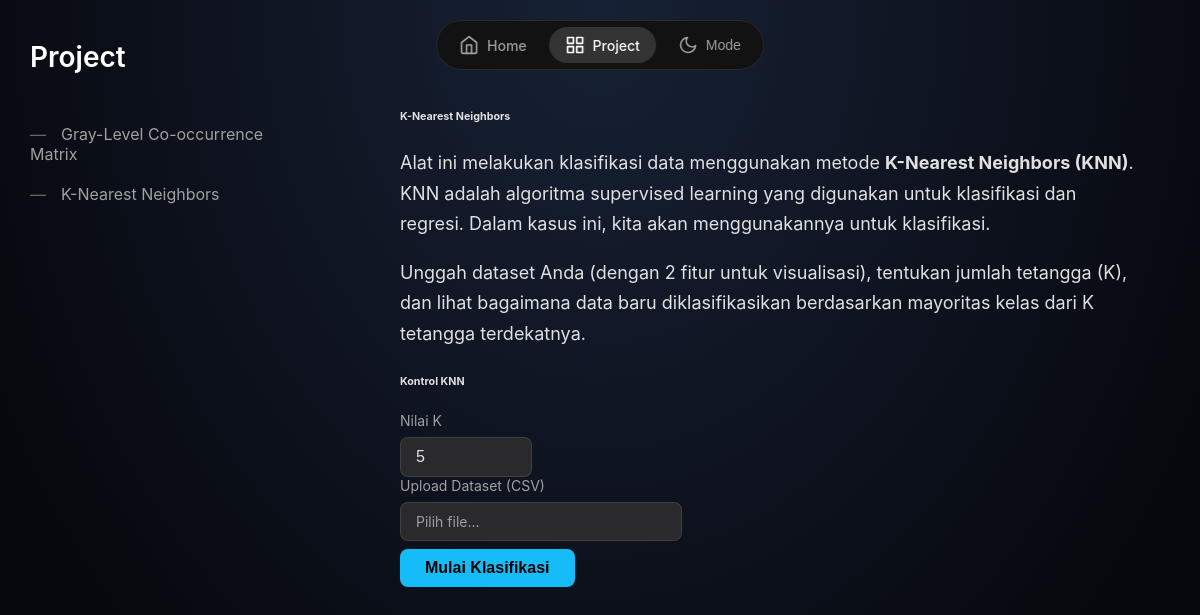
The page /task/2 on the database as committed earlier.
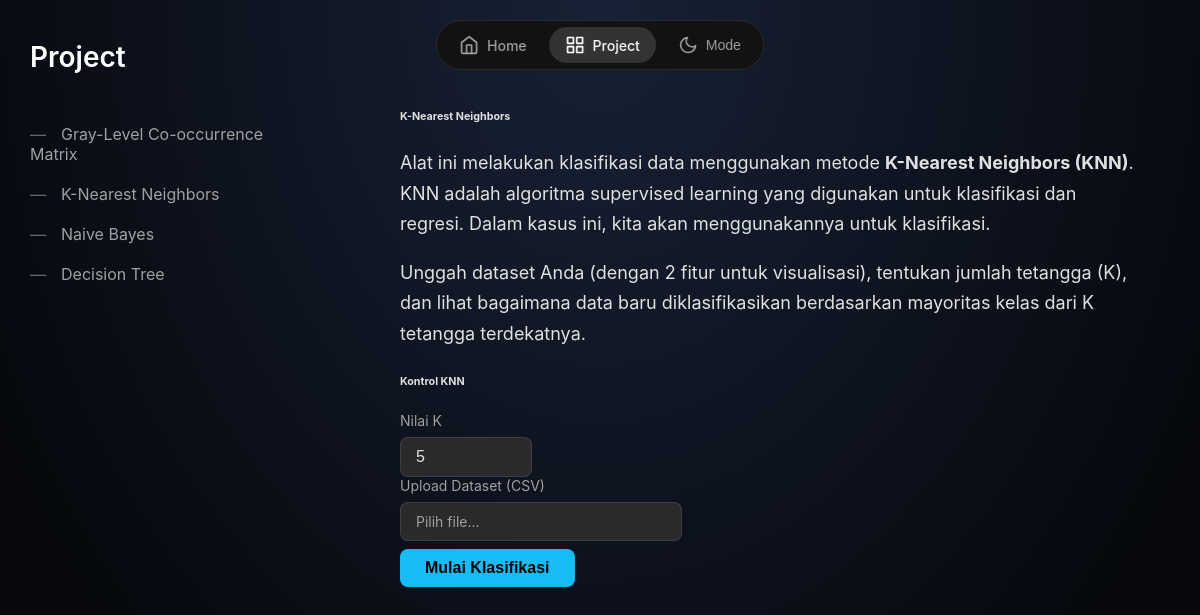
The same page on the database as committed later.
### app.py (models this page shows)
class Task(db.Model):
    id = db.Column(db.Integer, primary_key=True)
    title = db.Column(db.String(100), nullable=False)
    thumbnail = db.Column(db.String(100), nullable=True)
    description = db.Column(db.Text, nullable=False)
    content = db.Column(db.Text, nullable=False)

### app.py (the view, shortened to what this page needs)
@app.route('/task/<int:task_id>', methods=['GET', 'POST'])
def task_detail(task_id):
    task = Task.query.get_or_404(task_id)
    tasks = Task.query.all()
    if task.title == 'K-Nearest Neighbors':
        return render_template('knn_detail.html', show_sidebar=True, task=task, tasks=tasks)

### templates/knn_detail.html (shortened to what this page needs)
{% extends "base.html" %}
{% block content %}
<div class="container-fluid">
    <div class="row">
        <div class="col-lg-8">
            <div class="card shadow mb-4">
                <div class="card-header py-3">
                    <h6 class="m-0 font-weight-bold text-primary">{{ task.title }}</h6>
                </div>
                <div class="card-body">
                    {{ task.content|safe }}
                </div>
            </div>
            <div class="card shadow mb-4">
                <div class="card-header py-3">
                    <h6 class="m-0 font-weight-bold text-primary">Kontrol KNN</h6>
                </div>
                <div class="card-body">
                    <form method="POST" enctype="multipart/form-data">
                        <div class="form-group">
                            <label for="k_value">Nilai K</label>
                            <input type="number" class="form-control number-input" id="k_value" name="k_value" value="{{ params.k if params else 5 }}" min="1" required>
                        </div>
                        <div class="form-group">
                            <label for="dataset">Upload Dataset (CSV)</label>
                            <label for="dataset" class="custom-file-upload" id="dataset-label">Pilih file...</label>
                        </div>
                        <button type="submit" class="btn btn-primary btn-submit">Mulai Klasifikasi</button>
                    </form>
                </div>
            </div>
        </div>
    </div>
</div>
{% endblock %}

### templates/base.html (shortened to what this page needs)
<!DOCTYPE html>
<html lang="id">
<head>
    <link rel="stylesheet" href="{{ url_for('static', filename='style.css') }}">
</head>
<body>
    <nav class="top-nav">
        <a href="{{ url_for('index') }}" class="nav-item {% if not show_sidebar %}active{% endif %}">
            <svg xmlns="http://www.w3.org/2000/svg" width="24" height="24" viewBox="0 0 24 24" fill="none" stroke="currentColor" stroke-width="2" stroke-linecap="round" stroke-linejoin="round"><path d="m3 9 9-7 9 7v11a2 2 0 0 1-2 2H5a2 2 0 0 1-2-2z"></path><polyline points="9 22 9 12 15 12 15 22"></polyline></svg>
            <span>Home</span>
        </a>
        <a href="{{ url_for('tugas') }}" class="nav-item {% if show_sidebar %}active{% endif %}">
            <span>Project</span>
        </a>
        <button class="nav-item theme-toggle">
            <svg xmlns="http://www.w3.org/2000/svg" width="24" height="24" viewBox="0 0 24 24" fill="none" stroke="currentColor" stroke-width="2" stroke-linecap="round" stroke-linejoin="round"><path d="M21 12.79A9 9 0 1 1 11.21 3 7 7 0 0 0 21 12.79z"></path></svg>
            <span>Mode</span>
        </button>
    </nav>
    <div class="wrapper">
        {% if show_sidebar %}
        <aside class="sidebar">
            <h1 class="sidebar-title">Project</h1>
            <nav class="sidebar-nav">
                <ul>
                    {% for task_item in tasks %}
                    <li><a href="{{ url_for('task_detail', task_id=task_item.id) }}">{{ task_item.title }}</a></li>
                    {% endfor %}
                </ul>
            </nav>
        </aside>
        {% endif %}
        <main class="main-content {% if not show_sidebar %}full-width{% endif %}">
            <article>
                {% block content %}{% endblock %}
            </article>
        </main>
    </div>
</body>
</html>

Rows that differ between the two databases and show on the page:
added Task: title "Naive Bayes"
added Task: title "Decision Tree"
